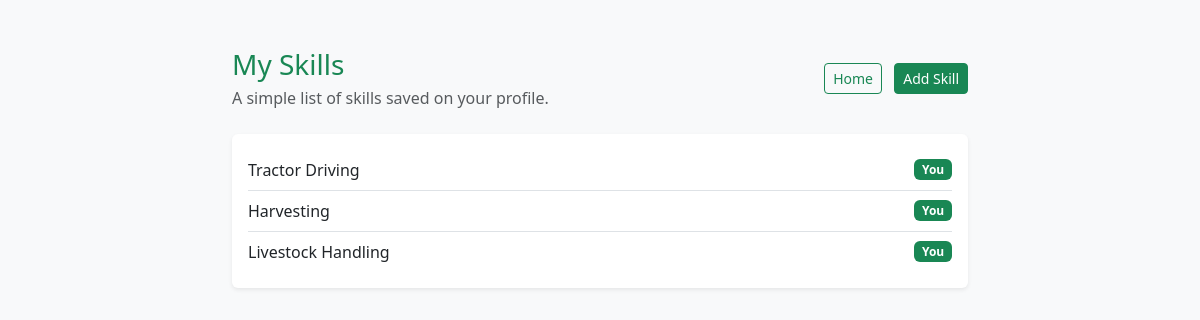
The app's page /skills/ (signed in), older data.
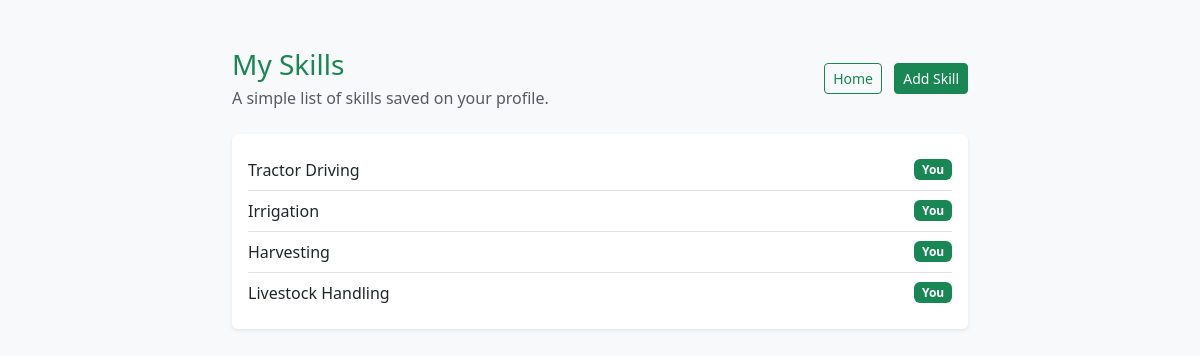
The same page, newer data.
### core/models.py (models this page shows, shortened)
class CandidateSkill(models.Model):
    candidate = models.ForeignKey(CandidateProfile, on_delete=models.CASCADE)
    skill = models.ForeignKey(Skill, on_delete=models.CASCADE)
    class Meta:
        unique_together = ("candidate", "skill")

class Skill(models.Model):
    name = models.CharField(max_length=100, unique=True)

### core/views.py (the view)
# urls.py: path("skills/", views.skill_list, name="skill_list"),
@login_required
def skill_list(request):
    if is_candidate(request.user):
        candidate = get_object_or_404(CandidateProfile, user=request.user)
        skills = CandidateSkill.objects.select_related("candidate", "skill").filter(candidate=candidate)
    else:
        skills = CandidateSkill.objects.select_related("candidate", "skill").all()
    return render(request, "core/skill_list.html", {"skills": skills})

### core/views.py (called while the page is built)
def get_user_role(user):
    if not user.is_authenticated:
        return ""
    try:
        return user.userprofile.role
    except UserProfile.DoesNotExist:
        return ""

def is_candidate(user):
    return get_user_role(user) == "candidate"

### core/templates/core/skill_list.html (shortened to what this page needs)
<!DOCTYPE html>
<html lang="en">
<head>
    <link href="https://cdn.jsdelivr.net/npm/bootstrap@5.3.3/dist/css/bootstrap.min.css" rel="stylesheet">
</head>
<body class="bg-light">
    <div class="container py-5" style="max-width: 760px;">
        <div class="d-flex justify-content-between align-items-center mb-4">
            <div>
                <h1 class="h3 mb-1 text-success">My Skills</h1>
                <p class="text-muted mb-0">A simple list of skills saved on your profile.</p>
            </div>
            <div>
                <a href="/" class="btn btn-outline-success btn-sm">Home</a>
                <a href="/skills/add/" class="btn btn-success btn-sm ms-2">Add Skill</a>
            </div>
        </div>
        <div class="card shadow-sm border-0">
            <div class="card-body">
                {% if skills %}
                    <ul class="list-group list-group-flush">
                        {% for item in skills %}
                            <li class="list-group-item d-flex justify-content-between align-items-center px-0">
                                <span>{{ item.skill.name }}</span>
                                <span class="badge text-bg-success">
                                    {% if item.candidate.user == user %}
                                        You
                                    {% else %}
                                        {{ item.candidate.full_name }}
                                    {% endif %}
                                </span>
                            </li>
                        {% endfor %}
                    </ul>
                {% else %}
                    <p class="text-muted mb-0">No skills added yet.</p>
                {% endif %}
            </div>
        </div>
    </div>
</body>
</html>

Row changes from the older to the newer data that the page shows:
added CandidateSkill: skill.name "Irrigation", shows "You"
